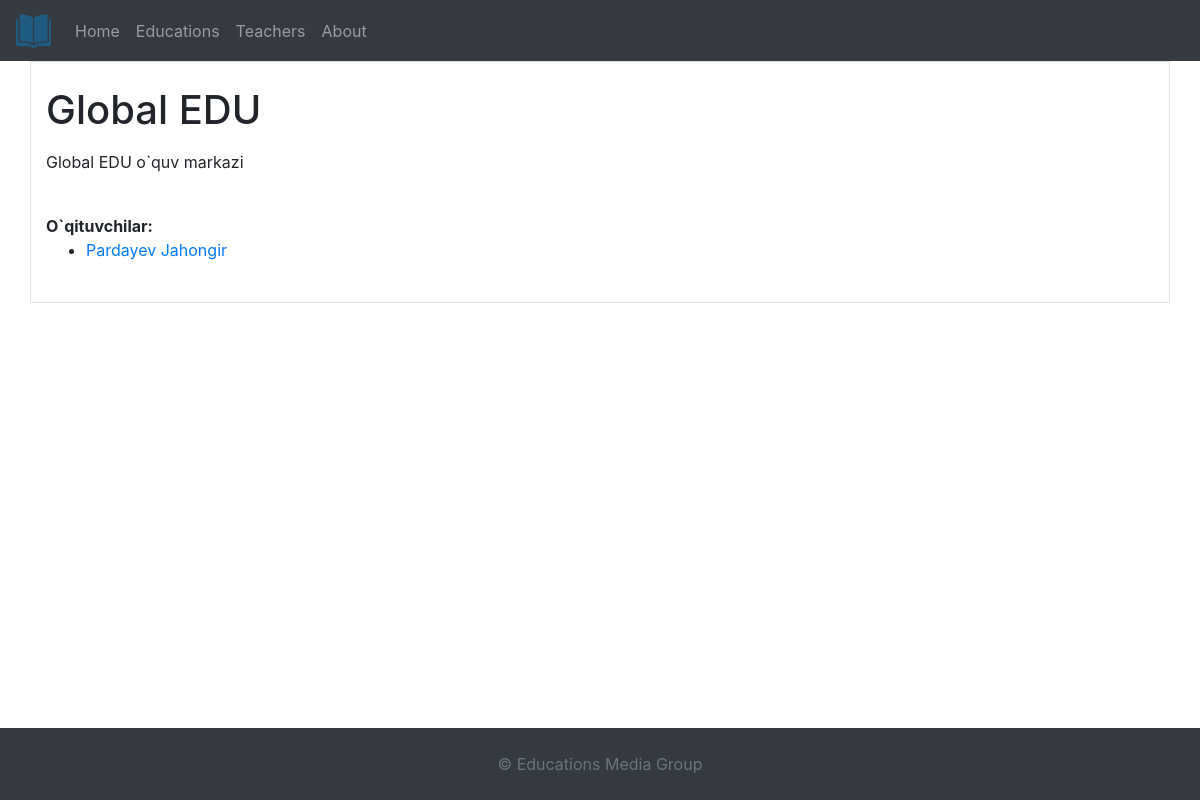
The page /educations/1 on the database as committed earlier.
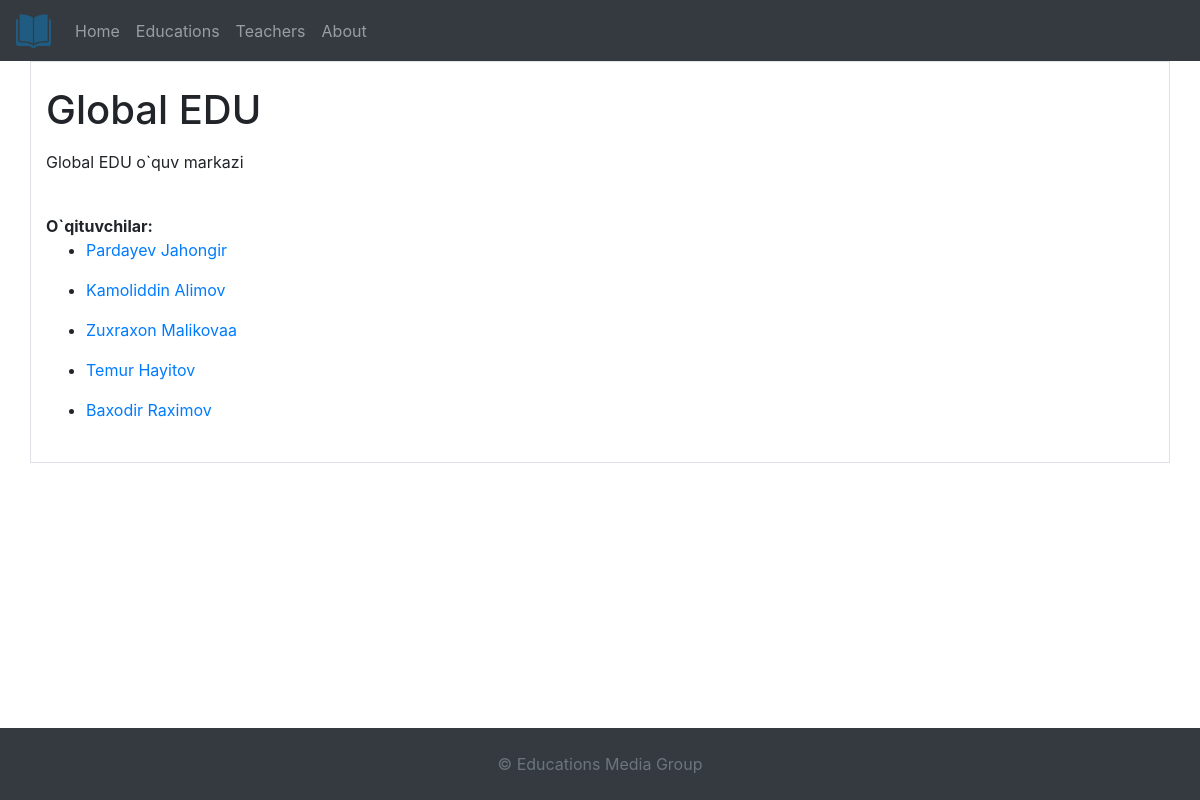
The same page on the database as committed later.
### educations/models.py (models this page shows, shortened)
class Teacher(models.Model):
    MALE = 'male'
    FEMALE = 'female'
    GENDERS = (
        (MALE, "Male"),
        (FEMALE, "Female")
    )
    first_name = models.CharField(max_length=64)
    last_name = models.CharField(max_length=64)
    gender = models.CharField(max_length=16, choices=GENDERS)
    date_of_birth = models.DateField(null=True, blank=True)
    certificates = models.ManyToManyField(Certificate, blank=True)
    def __str__(self):
        return self.first_name + ' ' + self.last_name

### educations/views.py (the view)
# urls.py: path('educations/<int:pk>', EducationView.as_view(), name="education"),
class EducationView(DetailView):
    model = Education
    template_name = "education.html"
    def get_queryset(self):
        return Education.objects.all()

### educations/templates/education.html (shortened to what this page needs)
{% extends 'blocks/base.html' %}
{% load static %}
{% block content %}
    <div class="container border">
        <dev class="col">
            <div class="row">
                <main class="post blog-post">
                    <div class="container">
                        <div class="post-single">
                            <div class="post-details">
                                <div class="post-header  bg-purple">
                                    <h1 class="pb-2">{{ education.title }}</h1>
                                </div>
                                <div class="post-body">
                                    <p>{{ education.description }}</p>
                                    <br>
                                    <strong>O`qituvchilar:</strong><br>
                                    {% for teacher in education.teachers.all %}
                                        <ul>
                                            <li>
                                                <a href="/teachers/{{ teacher.id }}">{{ teacher }}</a>
                                            </li>
                                        </ul>
                                    {% endfor %}
                                </div>
                            </div>
                        </div>
                    </div>
                </main>
            </div>
        </dev>
    </div>
{% endblock %}

Rows that differ between the two databases and show on the page:
now on this page (row unchanged): Teacher: first_name+last_name "Kamoliddin Alimov"
now on this page (row unchanged): Teacher: first_name+last_name "Zuxraxon Malikovaa"
now on this page (row unchanged): Teacher: first_name+last_name "Temur Hayitov"
added Teacher: first_name+last_name "Baxodir Raximov"
